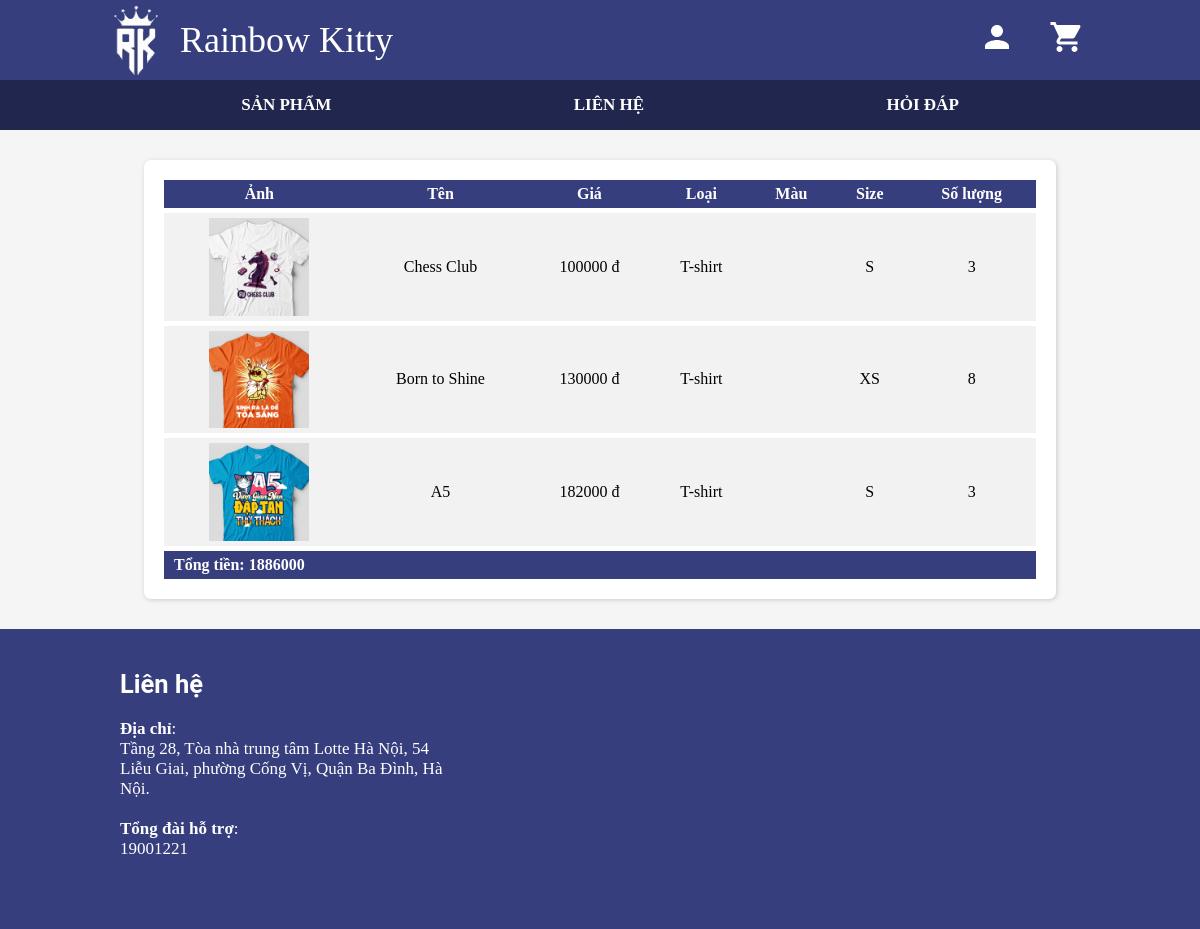
The page /public/display-orders-details.php?id=13 (signed in) on the database its author committed.
### tables this page shows
CREATE TABLE `bill_details` (
  `id_bill` int(11) NOT NULL,
  `id_item` int(11) NOT NULL,
  `id_size` int(11) NOT NULL,
  `amount` int(11) NOT NULL,
  `price` int(11) NOT NULL
);

CREATE TABLE `items` (
  `id` int(11) NOT NULL,
  `name` varchar(50) NOT NULL,
  `picture` varchar(100) DEFAULT NULL,
  `price` int(11) NOT NULL,
  `description` varchar(500) DEFAULT NULL,
  `id_type` int(11) NOT NULL,
  `id_color` int(11) NOT NULL
);

CREATE TABLE `item_types` (
  `id` int(11) NOT NULL,
  `type` varchar(50) NOT NULL
);

CREATE TABLE `item_sizes` (
  `id` int(11) NOT NULL,
  `size` varchar(20) NOT NULL
);

### public/templates/account/check-customer-signed-in.php (called while the page is built, shortened)
        <?php
function customer_signed_in() {
    if (isset($_SESSION["user"]["type"]) && $_SESSION["user"]["type"] == "customer") {
        return true;
    }
    return false;
}

### config/db.php (called while the page is built, shortened)
<?php
function sql_query(string $query_msg) {
    $connect = mysqli_connect(
        SERVER_NAME,
        USERNAME,
        PASSWORD,
        DB_NAME
    );
    mysqli_set_charset($connect, "utf8");
    $result = mysqli_query($connect, $query_msg) or trigger_error(mysqli_error($connect), E_USER_ERROR);
    return $result;
}

### public/templates/order/order-detail-item.php (the view, shortened to what this page needs)
<?php function spawn_order_detail_item($item_id, $size_id, $amount, $price) { ?>
        <?php
        $item = sql_query("
            SELECT *
            FROM items
            WHERE id = '$item_id';
        ");
        $item = mysqli_fetch_array($item);
        $size_name = sql_query("
            SELECT size
            FROM item_sizes
            WHERE id = $size_id;
        ");
        $size_name = mysqli_fetch_array($size_name)["size"];
        $item_type = sql_query("
            SELECT type
            FROM item_types
            WHERE id = {$item['id_type']};
        ");
        $item_type = mysqli_fetch_array($item_type)["type"];
    ?>
                <tr>
                    <td>
                        <img width="100px" src="<?= ITEM_IMAGE_SOURCE_PATH . $item["picture"] ?>"><br>
                    </td>
                    <td>
                        <span><?= $item["name"] ?></span>
                    </td>
                    <td>
                        <span><?= $price ?> đ</span>
                    </td>
                    <td>
                        <span><?= $item_type ?></span>
                    </td>
                    <td>
                    </td>
                    <td>
                        <span><?= $size_name ?></span>
                    </td>
                    <td>
                        <span><?= $amount ?></span>
                    </td>
                </tr>
<?php } ?>

### public/display-orders-details.php (shortened to what this page needs)
<?php
    $root_path = $_SERVER["DOCUMENT_ROOT"];
    require_once($root_path . "/public/templates/account/check-customer-signed-in.php");
    require_once($root_path . "/config/db.php");
    include_once($root_path . "/public/templates/order/order-detail-item.php");
    $bill_id = $_GET["id"];
?>
<!DOCTYPE html>
<html lang="en">
<head>
    <link rel="stylesheet" href="/public/templates/css/all.css">
</head>
<body>
    <?php include_once($root_path . "/public/templates/ui/header.php"); ?>
    <?php include_once($root_path . "/public/templates/ui/menu.php"); ?>
    <div class="panel">
    <?php
        if (customer_signed_in()) {
            $bill_data_details = sql_query("
                SELECT *
                FROM bill_details
                WHERE id_bill = $bill_id;
            ");
            ?>
            <table class="table-header">
                <tr>
                    <th>Ảnh</th>
                    <th>Tên</th>
                    <th>Giá</th>
                    <th>Loại</th>
                    <th>Màu</th>
                    <th>Size</th>
                    <th>Số lượng</th>
                </tr>
                <?php
                $total = 0;
                foreach ($bill_data_details as $bill_data) {
                    $total += $bill_data["amount"] * $bill_data["price"];
                    spawn_order_detail_item(
                        $bill_data["id_item"],
                        $bill_data["id_size"],
                        $bill_data["amount"],
                        $bill_data["price"]
                    );
                }
                ?>
                <tr class="display-total">
                    <th colspan="7">
                        Tổng tiền: <?= $total ?>
                    </th>
                </tr>
            </table>
            <?php
        }
    ?>
    </div>
    <?php include_once($root_path . "/public/templates/ui/footer.php"); ?>
</body>
</html>

### public/templates/css/all.css (style rules this page uses)
* { margin: 0; padding: 0; list-style: none; text-decoration: none; box-sizing: border-box; }
html { scroll-behavior: smooth; }
body { font-size: 17px; background-color: #f5f5f5; }

### public/display-orders-details.php (style rules this page uses)
.panel { margin: 30px 12% 30px 12%; padding: 15px 15px 15px 15px; background-color: white; border-radius: 7px; box-shadow: 1px 1px 5px #ccc; min-height: 400px; }
.table-header { width: 100%; text-align: center; border-collapse: collapse; }
.table-header tr { border: 5px white solid; }
.table-header tr:first-child { border: 5px white solid; }
.table-header tr:nth-child(odd) { background-color: #f2f2f2; border-bottom: 5px white solid; }
.table-header tr:nth-child(even) { background-color: #f2f2f2; border-bottom: 5px white solid; }
.table-header .display-total { text-align: left; }
.table-header tr th { background-color: #363e7e; color: white; padding: 5px 10px 5px 10px; }
.table-header tr td { padding: 5px 10px 5px 10px; }

### rows shown on the page
bill_details: items.picture (picture), items.name "Chess Club", price "100000", item_types.type "T-shirt", item_sizes.size "S", amount "3"
bill_details: items.picture (picture), items.name "Born to Shine", price "130000", item_types.type "T-shirt", item_sizes.size "XS", amount "8"
bill_details: items.picture (picture), items.name "A5", price "182000", item_types.type "T-shirt", item_sizes.size "S", amount "3"

### other values the page prints
$total "1886000"
